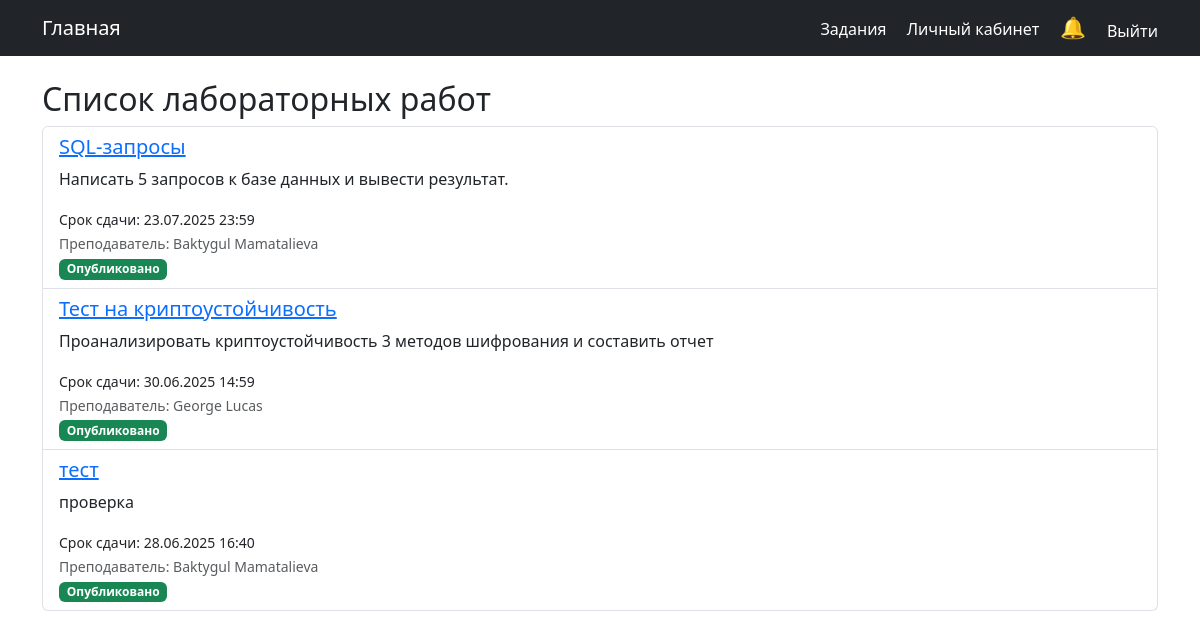
The page /assignments/ (signed in) on the database as committed earlier.
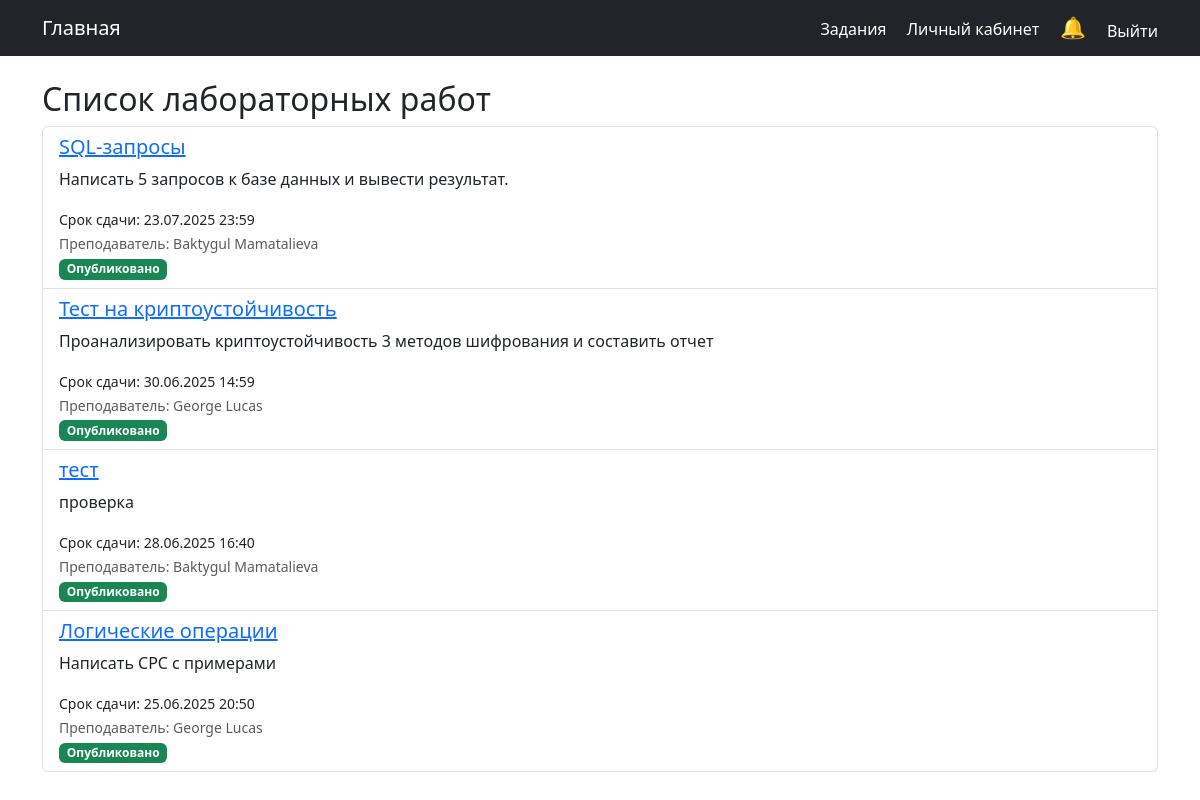
The same page on the database as committed later.
### assignments/models.py (models this page shows, shortened)
class Assignment(models.Model):
    STATUS_CHOICES = [
        ('draft', 'Черновик'),
        ('published', 'Опубликовано'),
    ]
    title = models.CharField(max_length=200)
    description = models.TextField()
    created_at = models.DateTimeField(auto_now_add=True)
    due_date = models.DateTimeField()
    created_by = models.ForeignKey(User, on_delete=models.CASCADE, related_name='assignments')
    status = models.CharField(max_length=10, choices=STATUS_CHOICES, default='draft')
    max_score = models.IntegerField(default=100, verbose_name="Максимальный балл")  # Добавьте это поле

### users/models.py (models this page shows)
class User(AbstractUser):
    is_teacher = models.BooleanField(default=False)
    is_student = models.BooleanField(default=False)
    is_approved = models.BooleanField(default=False, verbose_name="Подтверждён администратором")  #
    is_active = models.BooleanField(default=True, verbose_name="Активен")  # Active status of the user
    groups = models.ManyToManyField(
        'auth.Group',
        verbose_name='groups',
        blank=True,
        help_text='The groups this user belongs to.',
        related_name="custom_user_set",
        related_query_name="user",
    )
    user_permissions = models.ManyToManyField(
        'auth.Permission',
        verbose_name='user permissions',
        blank=True,
        help_text='Specific permissions for this user.',
        related_name="custom_user_set",
        related_query_name="user",
    )

### assignments/views.py (the view)
# urls.py: path('', AssignmentListView.as_view(), name='assignment-list'),
class AssignmentListView(LoginRequiredMixin, ListView):
    model = Assignment  # Используем нашу модель
    template_name = 'assignments/list.html'  # Используем этот шаблон
    def get_queryset(self):
        user = self.request.user
        if user.is_teacher:
            return Assignment.objects.filter(created_by=user)
        elif user.is_student:
            return Assignment.objects.filter(status='published')
        return Assignment.objects.none()

### notifications/context_processors.py (called while the page is built)
def unread_notifications(request):
    if request.user.is_authenticated:
        unread_notes = Notification.objects.filter(user=request.user, is_read=False)
        all_notes = Notification.objects.filter(user=request.user)
    else:
        unread_notes = []
        all_notes = []
    return {
        'unread_notes': unread_notes,
        'all_notes': all_notes,
    }

### templates/assignments/list.html (shortened to what this page needs)
{% extends 'base.html' %}
{% block content %}
<h2>Список лабораторных работ</h2>
<div class="list-group">
    {% for assignment in object_list %}
    <div class="list-group-item">
        <h5><a href="{% url 'assignment-detail' assignment.pk %}">{{ assignment.title }}</a></h5>
        <p>{{ assignment.description|truncatechars:100 }}</p>
        <small>Срок сдачи: {{ assignment.due_date|date:"d.m.Y H:i" }}</small>
        <br>
        <small class="text-muted">
            Преподаватель: {{ assignment.created_by.get_full_name|default:assignment.created_by.username }}
        </small>
        <br>
        <span class="badge bg-{% if assignment.status == 'published' %}success{% else %}secondary{% endif %}">
            {{ assignment.get_status_display }}
        </span>
    </div>
    {% empty %}
    <div class="list-group-item">
        Пока нет заданий
    </div>
    {% endfor %}
</div>
{% endblock %}

Rows that differ between the two databases and show on the page:
added Assignment: title "Логические операции", description "Написать СРС с примерами", due_date "25.06.2025 20:50", created_by.get_full_name "George Lucas", status "Опубликовано"
